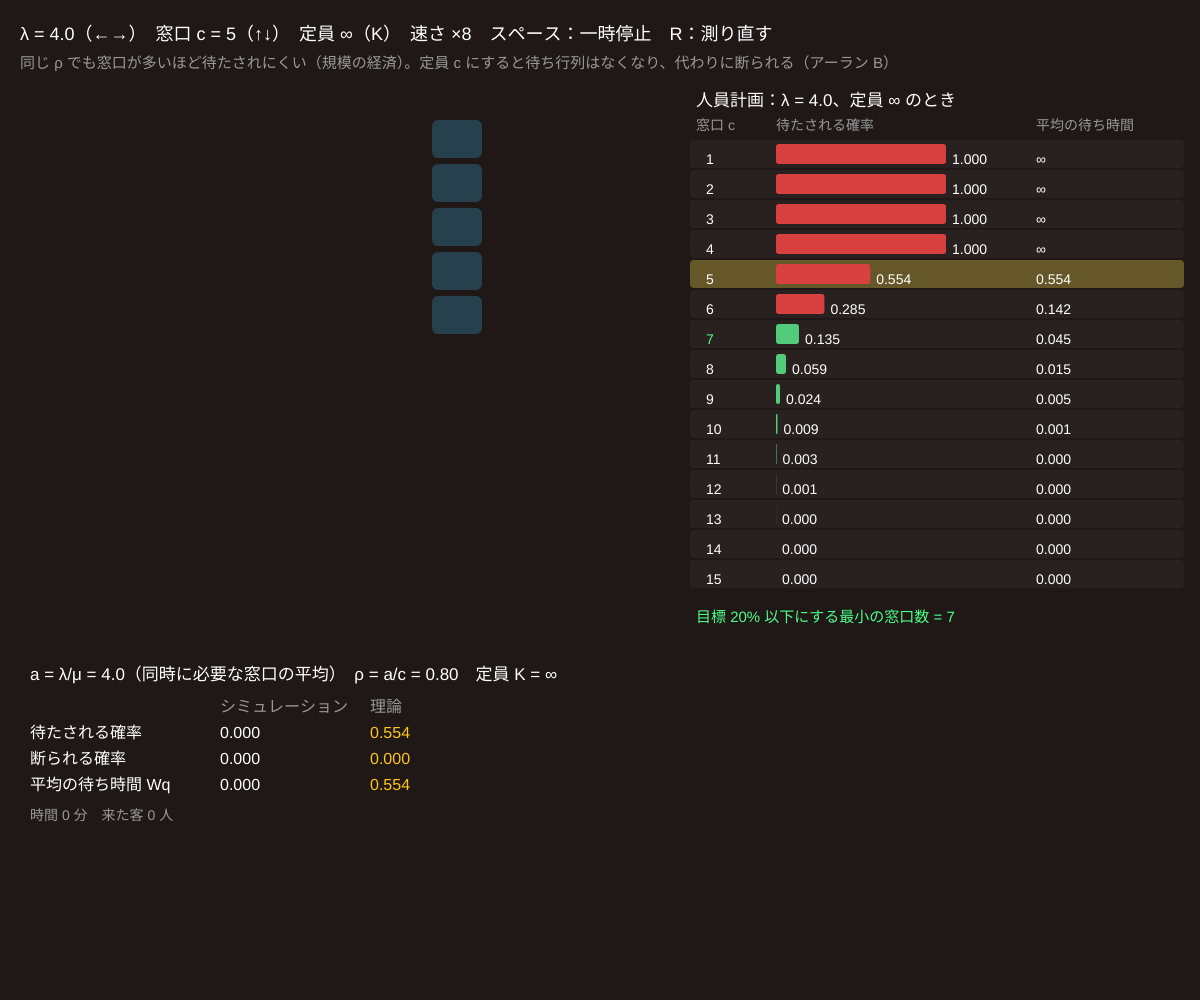
Frame 1 (no input)
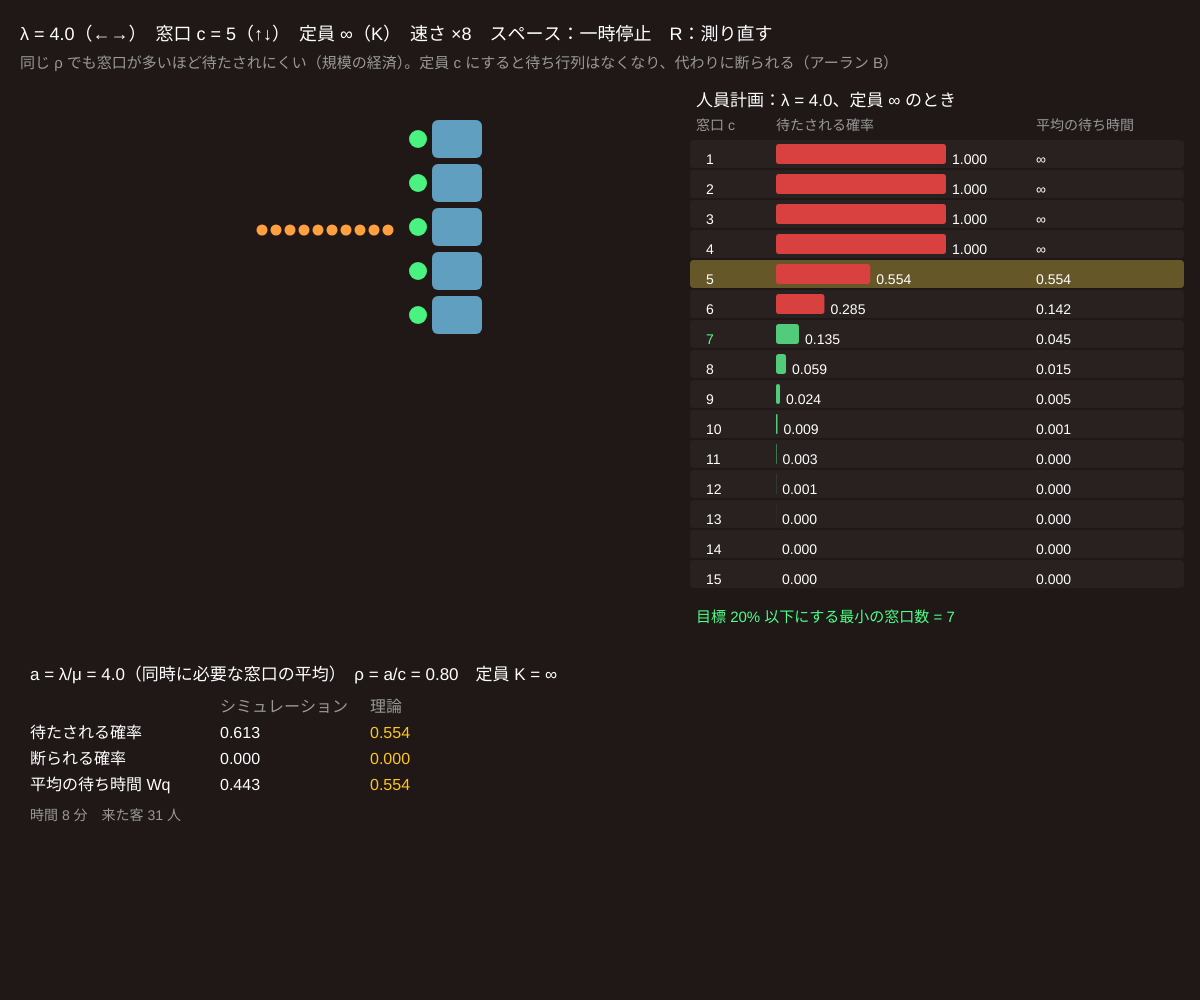
Frame 60 (no input)
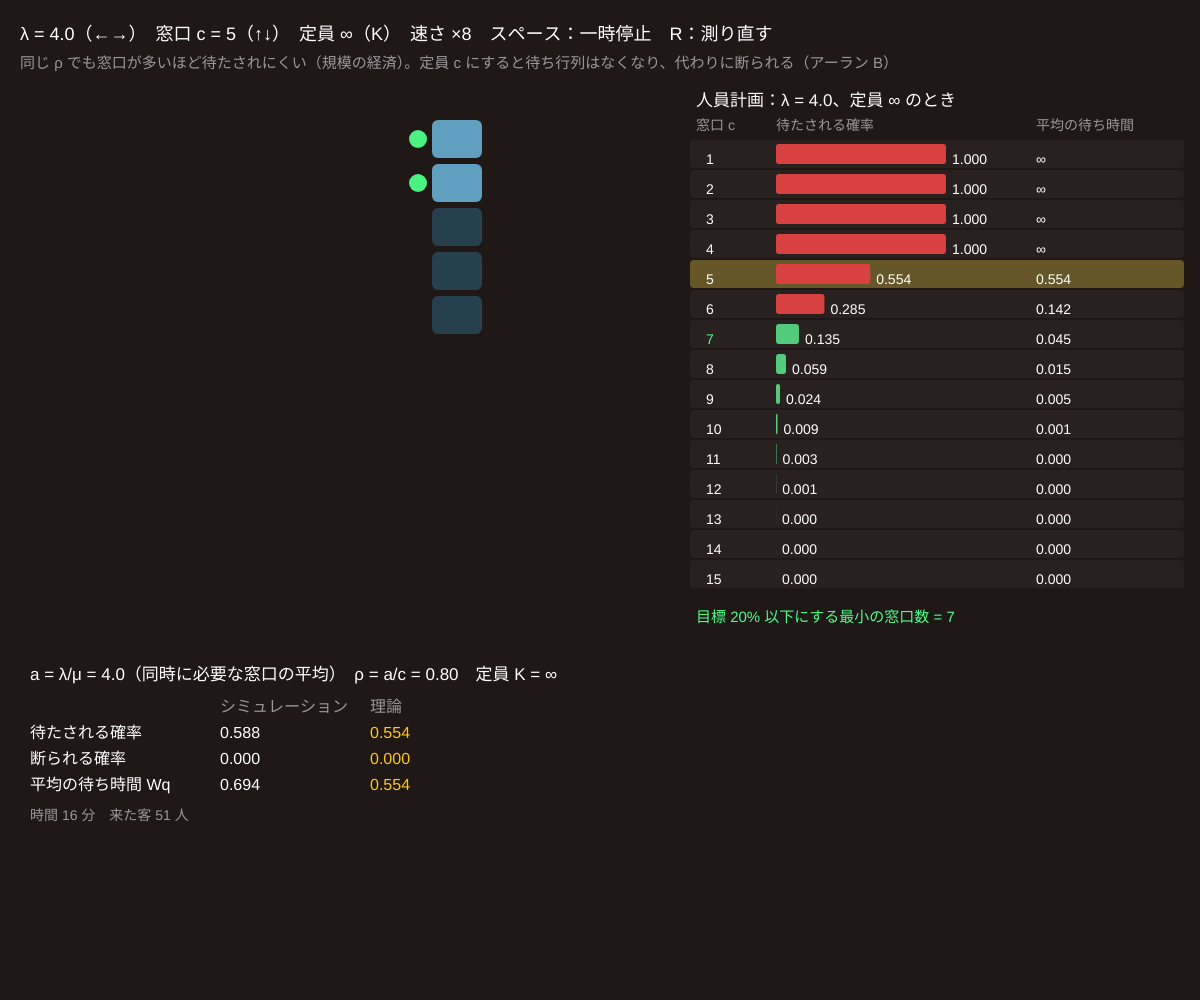
Frame 120 (the mouse pressed at the canvas centre since frame 60)

The p5.js sketch that drew these frames (run headless with seeded random() and noise() and a simulated clock; from frame 60 on, the mouse is pressed at the canvas centre):

// p5.js sketch
// ── sketch.js
// ============================================
// 06 M/M/c と M/M/c/K ─ アーランの公式
// 窓口が c 個。全部ふさがっていたら並ぶ（M/M/c）か、定員 K を超えたら断られる（M/M/c/K）
//   アーラン C 式：来た客が待たされる確率　　アーラン B 式（K = c）：来た客が断られる確率（電話回線の設計で生まれた）
//   右の表で「待たされる確率 20% 以下にするには何人いればいい？」を計画する
// ←→ = 到着率 λ / ↑↓ = 窓口の数 c / K = 定員（∞ → c → c+5）/ スペース = 一時停止 / R = 測り直す
// ============================================

let lambda = 4;            // ★ 到着率（1 分あたり）
let mu = 1;                // ★ 1 窓口のサービス率
let c = 5;                 // 窓口の数
let kModes = ['∞', 'c', 'c+5'], km = 0;
let target = 0.2;          // ★ 目標：待たされる（または断られる）確率をこれ以下に
let speed = 8;             // ★ 1 秒で進む時間
let paused = false;
let S;                     // シミュレーションの状態
let lost = [];             // 断られた客のアニメーション

function setup() {
  createCanvas(windowWidth, windowHeight);
  colorMode(HSB, 360, 100, 100, 100);
  resetSim();
}
function capK() { return km === 0 ? Infinity : km === 1 ? c : c + 5; }
function resetSim() { S = { t: 0, nextArr: expRand(lambda), desk: new Array(c).fill(-1), q: [], nArr: 0, nWait: 0, nLost: 0, sumWq: 0, nStart: 0 }; lost = []; }
function busy() { let n = 0; for (let d of S.desk) if (d >= 0) n++; return n; }

function advance(tEnd) {
  while (true) {
    let tD = Infinity, di = -1;
    for (let i = 0; i < c; i++) if (S.desk[i] >= 0 && S.desk[i] < tD) { tD = S.desk[i]; di = i; }
    let tn = min(S.nextArr, tD);
    if (tn > tEnd) break;
    S.t = tn;
    if (S.nextArr <= tD) {
      S.nextArr = S.t + expRand(lambda); S.nArr++;
      if (busy() + S.q.length >= capK() || S.q.length > 500) { S.nLost++; if (lost.length < 40) lost.push({ x: width * 0.3, y: 200, vy: -2 }); }
      else { if (busy() === c) S.nWait++; S.q.push(S.t); }
    } else S.desk[di] = -1;
    for (let i = 0; i < c; i++) if (S.desk[i] < 0 && S.q.length) { S.sumWq += S.t - S.q.shift(); S.nStart++; S.desk[i] = S.t + expRand(mu); }
  }
  S.t = tEnd;
}

// ★ 理論値：人数 n の定常確率から計算（K = ∞ はアーラン C 式）
function theory(cc, lam, K) {
  let a = lam / mu, r = a / cc;
  if (K === Infinity) {
    if (r >= 1) return { pw: 1, loss: 0, wq: Infinity };
    let s = 0, term = 1;
    for (let k = 0; k < cc; k++) { s += term; term *= a / (k + 1); }   // 終わると term = a^c / c!
    let top = term / (1 - r), C = top / (s + top);
    return { pw: C, loss: 0, wq: C / (cc * mu - lam) };
  }
  let p = [1], tot = 1;
  for (let n = 1; n <= K; n++) { p.push(p[n - 1] * a / min(n, cc)); tot += p[n]; }
  let loss = p[K] / tot, pw = 0, Lq = 0;
  for (let n = cc; n < K; n++) pw += p[n] / tot;
  for (let n = cc + 1; n <= K; n++) Lq += (n - cc) * p[n] / tot;
  return { pw: pw / (1 - loss), loss, wq: Lq / (lam * (1 - loss)) };
}

function draw() {
  background(10, 25, 12);
  if (!paused) advance(S.t + speed / 60);

  // ---- 窓口と行列
  let dx = width * 0.36, top = 120, dh = min(44, (height * 0.5) / c);
  for (let i = 0; i < c; i++) {
    let y = top + i * dh;
    noStroke(); fill(200, 50, S.desk[i] >= 0 ? 75 : 30); rect(dx, y, 50, dh - 6, 6);
    if (S.desk[i] >= 0) { fill(140, 70, 95); circle(dx - 14, y + dh / 2 - 3, min(18, dh - 10)); }
  }
  let qy = top + (c * dh) / 2;
  let maxDots = min(40, floor((dx - 54) / 14));   // 画面の左に収まる点の数
  for (let i = 0; i < min(S.q.length, maxDots); i++) { fill(30, 75, 100); circle(dx - 44 - i * 14, qy, 11); }
  if (S.q.length > maxDots) { fill(0, 80, 100); textSize(13); text('+' + (S.q.length - maxDots), 30, qy + 24); }
  if (capK() < Infinity) { stroke(0, 70, 100); strokeWeight(2); let kx = dx - 44 - (capK() - c) * 14 + 7; line(kx, qy - 16, kx, qy + 16); noStroke(); fill(0, 70, 100); textSize(12); text('定員', kx - 12, qy - 20); }
  for (let L of lost) { L.y += L.vy; L.vy += 0.15; L.x -= 2; fill(0, 80, 100, 70); circle(L.x, L.y, 10); }
  lost = lost.filter((L) => L.y < height);

  // ---- 測定と理論
  let th = theory(c, lambda, capK());
  let mPw = S.nWait / max(S.nArr - S.nLost, 1), mLoss = S.nLost / max(S.nArr, 1), mWq = S.sumWq / max(S.nStart, 1);
  let tx = 30, ty = height * 0.68;
  fill(0, 0, 100); textSize(17);
  text('a = λ/μ = ' + nf(lambda / mu, 1, 1) + '（同時に必要な窓口の平均）　ρ = a/c = ' + nf(lambda / mu / c, 1, 2) + '　定員 K = ' + (capK() === Infinity ? '∞' : capK()), tx, ty);
  let rows = [['', 'シミュレーション', '理論'], ['待たされる確率', nf(mPw, 1, 3), nf(th.pw, 1, 3)], ['断られる確率', nf(mLoss, 1, 3), nf(th.loss, 1, 3)], ['平均の待ち時間 Wq', nf(mWq, 1, 3), th.wq === Infinity ? '∞（不安定）' : nf(th.wq, 1, 3)]];
  textSize(16);
  for (let i = 0; i < rows.length; i++) for (let j = 0; j < 3; j++) { fill(i === 0 ? color(0, 0, 60) : j === 2 ? color(45, 90, 100) : color(0, 0, 100)); text(rows[i][j], tx + [0, 190, 340][j], ty + 32 + i * 26); }
  fill(0, 0, 60); textSize(14); text('時間 ' + nf(S.t, 1, 0) + ' 分　来た客 ' + S.nArr + ' 人', tx, ty + 32 + 4 * 26 + 4);

  // ---- 右：何人いればいい？（人員計画の表）
  let px = width * 0.58, py = 120, rh = min(30, (height - 200) / 16);
  fill(0, 0, 100); textSize(17); text('人員計画：λ = ' + nf(lambda, 1, 1) + '、定員 ' + kModes[km] + ' のとき', px, py - 14);
  textSize(14); fill(0, 0, 60);
  text('窓口 c', px, py + 10); text(km === 1 ? '断られる確率' : '待たされる確率', px + 80, py + 10); text('平均の待ち時間', px + 340, py + 10);
  let best = -1;
  for (let cc = 1; cc <= 15; cc++) {
    let t = theory(cc, lambda, km === 0 ? Infinity : km === 1 ? cc : cc + 5);
    let v = km === 1 ? t.loss : t.pw, y = py + 14 + cc * rh;
    if (best < 0 && v <= target && t.wq < Infinity) best = cc;
    noStroke(); fill(cc === c ? color(45, 60, 40) : color(0, 0, 100, 4)); rect(px - 6, y - rh + 6, min(520, width - px - 10), rh - 2, 4);
    fill(cc === best ? color(140, 70, 100) : color(0, 0, 100)); text(cc, px + 10, y);
    fill(v <= target ? color(140, 60, 80) : color(0, 70, 85)); rect(px + 80, y - rh + 10, v * 170, rh - 10, 3);
    fill(0, 0, 100); text(nf(v, 1, 3), px + 80 + v * 170 + 6, y);
    text(t.wq === Infinity ? '∞' : nf(t.wq, 1, 3), px + 340, y);
  }
  fill(140, 70, 100); textSize(15);
  text(best > 0 ? '目標 ' + target * 100 + '% 以下にする最小の窓口数 = ' + best : '15 窓口でも目標に届かない', px, py + 14 + 16 * rh + 8);

  fill(0, 0, 100); textSize(18);
  text('λ = ' + nf(lambda, 1, 1) + '（←→）　窓口 c = ' + c + '（↑↓）　定員 ' + kModes[km] + '（K）　速さ ×' + speed + '　スペース：一時停止　R：測り直す', 20, 40);
  fill(0, 0, 60); textSize(15);
  text('同じ ρ でも窓口が多いほど待たされにくい（規模の経済）。定員 c にすると待ち行列はなくなり、代わりに断られる（アーラン B）', 20, 68);
}

function keyPressed() {
  if (key === RIGHT_ARROW) lambda = min(14, lambda + 0.5);
  if (key === LEFT_ARROW) lambda = max(0.5, lambda - 0.5);
  if (key === UP_ARROW) c = min(15, c + 1);
  if (key === DOWN_ARROW) c = max(1, c - 1);
  if (key === 'k' || key === 'K') km = (km + 1) % 3;
  if (key === ' ') paused = !paused;
  if (key === 'r' || key === 'R' || key === UP_ARROW || key === DOWN_ARROW || key === LEFT_ARROW || key === RIGHT_ARROW || key === 'k' || key === 'K') resetSim();
}

// ---------- やってみよう ----------
// 1. λ = 4 で c を 4 → 5 → 6 と増やす。窓口 1 つ増やすだけで待ち時間は何分の 1 になる？
// 2. λ = 1.5, c = 2 と λ = 11.5, c = 15（どちらも ρ は 0.75 くらい）で待たされる確率を比べる（λ と c を一緒に変える）
// 3. K を押して定員 c（アーラン B）に。コールセンターの回線数を決めるとき、断られる確率 1% にするには？（target = 0.01）
// 4. 平方根の法則：必要な窓口 ≒ a + β√a。表の答えと a + √a を比べてみる（12 で使う）

// ==================================================
// ここから下は「道具」
// ==================================================
function expRand(rate) { return -Math.log(1 - Math.random()) / rate; }
